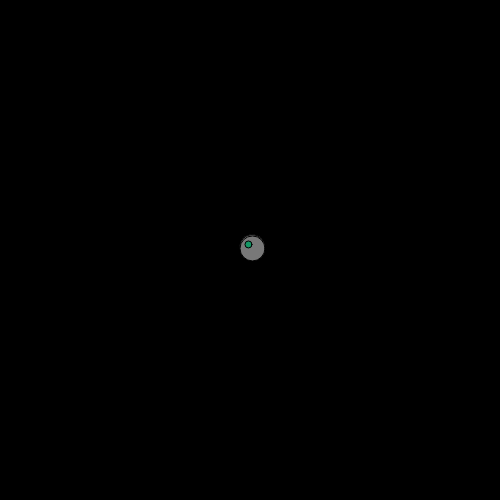
Frame 1 (no input)
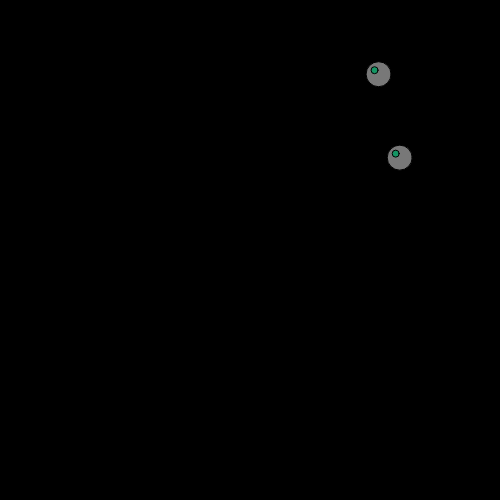
Frame 60 (no input)
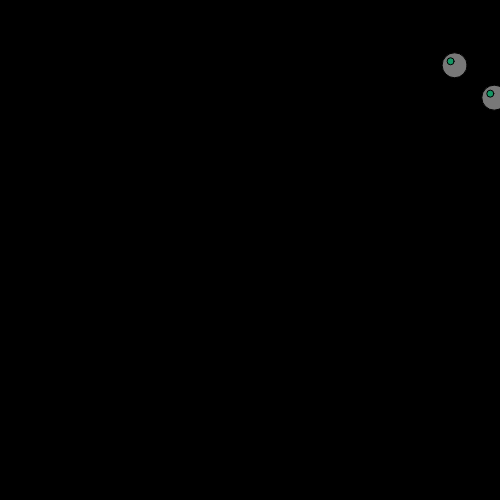
Frame 120 (the mouse pressed at the canvas centre since frame 60)

The p5.js sketch that drew these frames (run headless with seeded random() and noise() and a simulated clock; from frame 60 on, the mouse is pressed at the canvas centre):

// p5.js sketch
// ── sketch.js
// Example 2.3.2  Bounce Vector Movement Code
let speedX, speedY, loX, loY; //setting the global vars

let speedX2, speedY2, loX2, loY2;

function setup() {
    background(0);
    createCanvas(500, 500);
    // obj 1
    speedX = random(-5, 5);
    speedY = random(-5, 5);
    loX = height/2;
    loY = width/2;
    // speedX = -2;
    // speedY = -2;

    // obj 2
    speedX2 = random(-5, 5);
    speedY2 = random(-5, 5);
    loX2 = height/2;
    loY2 = width/2;
    // speedX2 = -2;
    // speedY2 = -2;
}

function draw() {
    background(0);
    fill(100);
    // rect(50, 50, width-100, height-100);

    console.log( speedX + " " + speedY);
    console.log( speedX2 + " " + speedY2);

    if (loX < 0) {
        speedX = -speedX;
    }
    if (loX > width) {
      //this is saying if speedX is 2 then it becomes -2
        speedX = -speedX;
    }
    // this is the short hand way of doing the same as the 2 'ifs' above
    // this uses or '||'
    if ((loY < 0) || (loY > height)) {
        speedY = -speedY;
    }

    if (loX2 < 0) {
      speedX2 = -speedX2;
    }
    if (loX2 > width) {
      //this is saying if speedX is 2 then it becomes -2
        speedX2 = -speedX2;
    }
    // this is the short hand way of doing the same as the 2 'ifs' above
    // this uses or '||'
    if ((loY2 < 0) || (loY2 > height)) {
        speedY2 = -speedY2;
    }

    // update the position of the ball and print to screen
    loX += speedX;
    loY += speedY;
    ball(loX,loY);

    loX2 += speedX2;
    loY2 += speedY2;
    ball(loX2,loY2);
}

function ball(lx,ly) {
  fill(120);
  ellipse(lx,ly, 25, 25);
  fill(20,150,100);
  ellipse(lx-4,ly-4, 7, 7);
}
